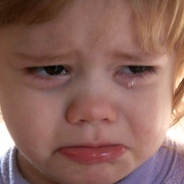
#> input picture test/sad/2. crying-girl.jpg.jpg, 184 x 184 px, given as the content of the folder C:/Users/HP/Desktop/downloads/downloads/person sad/, which was not available
$ python crop.py
#> lines starting #> are read from the running program, lines starting #| are printed output that depends on the picture; pictures that were not available may be replaced by others from this repository, and a replacement may not be noted
# -*- coding: utf-8 -*-
"""
Created on Mon Jul 16 18:56:44 2018

@author: HP
"""

import numpy as np
import cv2
import os, os.path

os.makedirs("C:/Users/HP/Desktop/downloads/output/sad")

face_cascade = cv2.CascadeClassifier('C:/Users/HP/Downloads/Module_1_Face_Recognition/Module_1_Face_Recognition/haarcascade_frontalface_default.xml')
#haar cascade features for face imported

eye_cascade = cv2.CascadeClassifier('C:/Users/HP/Downloads/Module_1_Face_Recognition/Module_1_Face_Recognition/haarcascade_eye.xml')
#haar cascade features for eye imported
DIR = 'C:/Users/HP/Desktop/downloads/downloads/person sad/'  #diretory where files are located
numPics = len([name for name in os.listdir(DIR) if os.path.isfile(os.path.join(DIR, name))])  #checks the number of images which are to be cropped
p=os.listdir(DIR)
for pic in p:
    try:
        img = cv2.imread(DIR+str(pic))
#> img is the input picture: shape (184, 184, 3); mean B, G, R 93, 100.9, 140.1
        height = img.shape[0]
#> height = 184
        width = img.shape[1]
#> width = 184
        size = height * width
#> size = 33856

        if size > (500^2):
            r = 500.0 / img.shape[1]
#> r = 2.72
            dim = (500, int(img.shape[0] * r))
#> dim = (500, 500)
            img2 = cv2.resize(img, dim, interpolation = cv2.INTER_AREA)
            img = img2         #image resized

            gray = cv2.cvtColor(img, cv2.COLOR_BGR2GRAY)
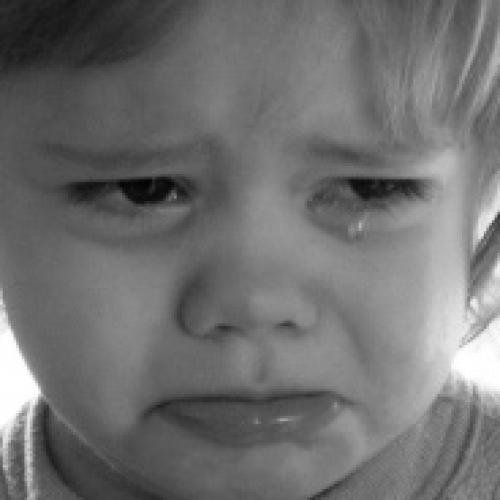
#> gray: shape (500, 500); min 1, max 255, mean 111.7
            faces = face_cascade.detectMultiScale(gray, 1.3, 5)
#> faces = [[52, 51, 408, 408]]
            eyesn = 0

            for (x,y,w,h) in faces:
                imgCrop = img[y:y+h,x:x+w]                     #image cropped, basically selecting a sub matrix in numpy matrix
                #cv2.rectangle(img,(x,y),(x+w,y+h),(255,0,0),2)----------->basically forms a rectangle around face
                roi_gray = gray[y:y+h, x:x+w]
                roi_color = img[y:y+h, x:x+w]

                eyes = eye_cascade.detectMultiScale(roi_gray)
                for (ex,ey,ew,eh) in eyes:
                    #cv2.rectangle(roi_color,(ex,ey),(ex+ew,ey+eh),(0,255,0),2)
                    eyesn = eyesn +1
                    if eyesn >= 2:              #save image iff there are two eyes, else its not face
                        cv2.imwrite("C:/Users/HP/Desktop/downloads/output/sad/"+str(pic)+".jpg", imgCrop)

                        #cv2.imshow('img',imgCrop)
                        print("Image"+str(pic)+" has been processed and cropped")
                        k = cv2.waitKey(30) & 0xff
                        if k == 27:
                            break
#> this loop made 1 pass; (key Esc is pressed on pass 1)
#| Image2. crying-girl.jpg.jpg has been processed and cropped
#> pass 1, `imgCrop = img[y:y+h,x:x+w]`:
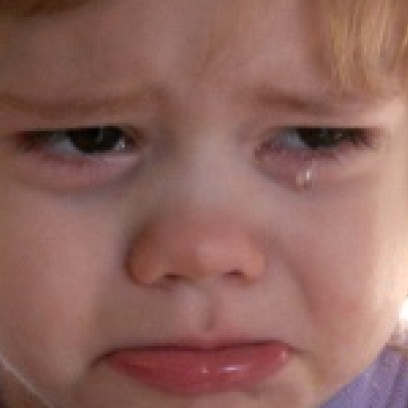
#> imgCrop: shape (408, 408, 3); mean B, G, R 93.6, 101.2, 143.3
#> pass 1, `roi_gray = gray[y:y+h, x:x+w]`:
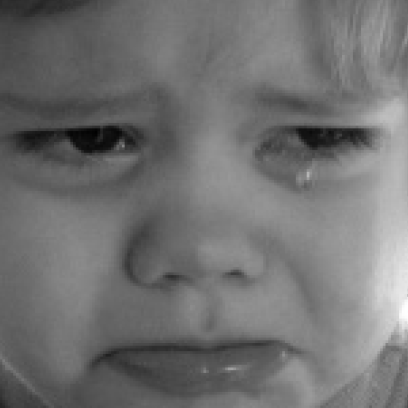
#> roi_gray: shape (408, 408); min 1, max 255, mean 112.9
#> after the loop, eyesn = 2
    except:
        print("Image couldnot be processed")
#cap.release()
print("All images have been processed!!!")
cv2.destroyAllWindows()
cv2.destroyAllWindows()
